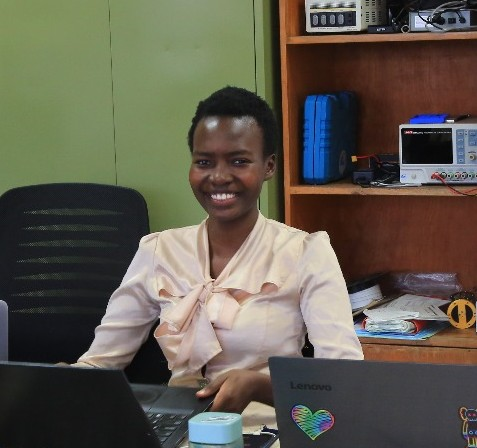
#> input picture Photos/RuthImage1.jpg, 477 x 448 px
$ python basics.py
#> lines starting #> are read from the running program, lines starting #| are printed output that depends on the picture; after the words box and inside, x2 and y2 are one past the last pixel; in counts of white or black regions, pixels touching at a corner belong together
# The most basic functions in opencv that are used with images
# Reading, displaying, resizing, cropping, converting to grayscale, blurring, edge cascade, dilating, eroding
import cv2 as cv

ruth = cv.imread('Photos/RuthImage1.jpg')
#> ruth is the input picture: shape (448, 477, 3); mean B, G, R 78.6, 90.9, 95.7
img = cv.imread('Photos/maasai.jpg')
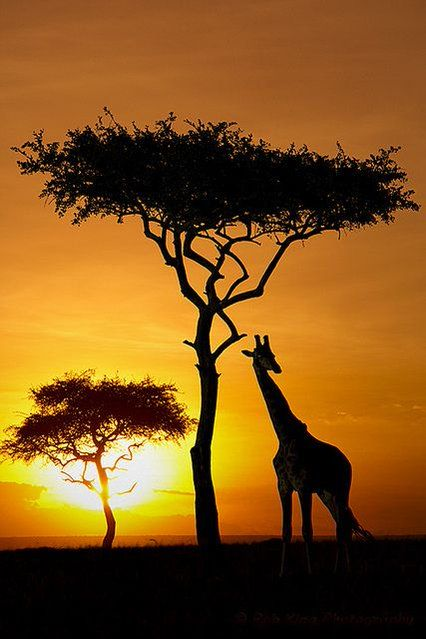
#> input picture Photos/maasai.jpg, 426 x 639 px
#> img is the input picture: shape (639, 426, 3); mean B, G, R 27.5, 84.3, 130.9

# cv.imshow('Ruth', ruth)
# cv.imshow('Cat', img)


def rescaleFrame(frame, scale=0.75):
#> called with scale = 1
    width = int(frame.shape[1] * scale)  # Rescale width
#> width = 426
    height = int(frame.shape[0]*scale)  # Rescale height
#> height = 639
    dimensions = (width, height)
#> dimensions = (426, 639)

    return cv.resize(frame, dimensions, interpolation=cv.INTER_AREA)


resized_image = rescaleFrame(img, scale=1)  # Rescales the image
cv.imshow("Rescaled Cat", resized_image)  # Displays the rescaled image

# 1. Converting to grayscale
gray = cv.cvtColor(resized_image, cv.COLOR_BGR2GRAY)
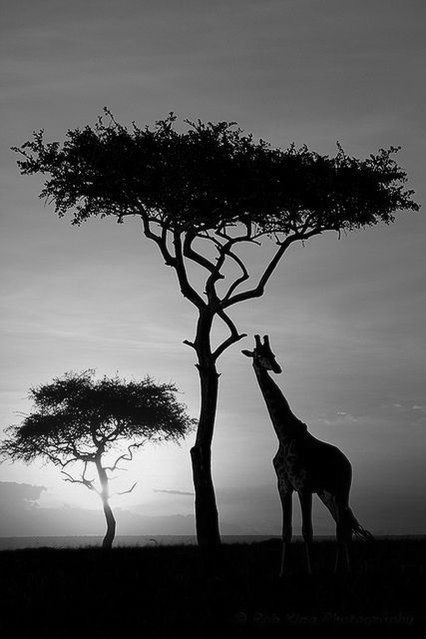
#> gray: shape (639, 426); min 0, max 254, mean 91.7
# gray1 = cv.cvtColor(ruth, cv.COLOR_BGR2GRAY)
# cv.imshow('Gray Ruth', gray1)
cv.imshow('Gray', gray)

# 2. Blur
# To increase the blur effect increase the kernal size. Must be odd numbers
blur = cv.GaussianBlur(resized_image, (7, 7), cv.BORDER_DEFAULT)
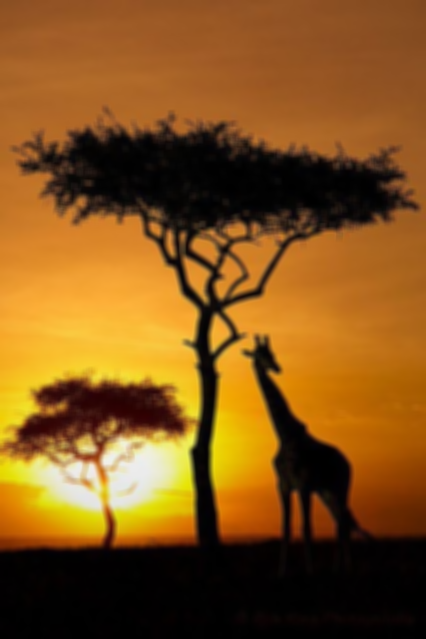
#> blur: shape (639, 426, 3); mean B, G, R 27.5, 84.3, 130.9
cv.imshow('Blur', blur)

# 3. Edge Cascade
# Lower the values the more edges you get
# canny = cv.Canny(resized_image, 150, 175)
# cv.imshow('Canny Edges', canny)
# To reduce the number of edges detected, blur the image first then do canny
canny = cv.Canny(blur, 125, 175)
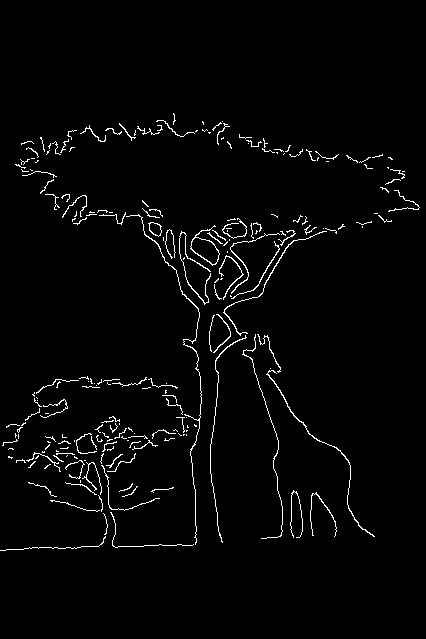
#> canny: shape (639, 426); 2.3% white in thin lines or dots, all inside (x1, y1, x2, y2) = (0, 113, 420, 551)
cv.imshow('Canny Edges', canny)

# 4. Dilating the image
dilated = cv.dilate(canny, (7, 7), iterations=3)
#> dilated: shape (639, 426); 6.1% white; 74 white regions (7 under 20 px), largest, box (x1, y1, x2, y2) and area: (210, 223, 337, 546) 1995, (62, 195, 202, 548) 1647, (100, 428, 194, 551) 1567
cv.imshow('Dilated', dilated)

# 5. Eroding the image
eroded = cv.erode(dilated, (7, 7), iterations=3)
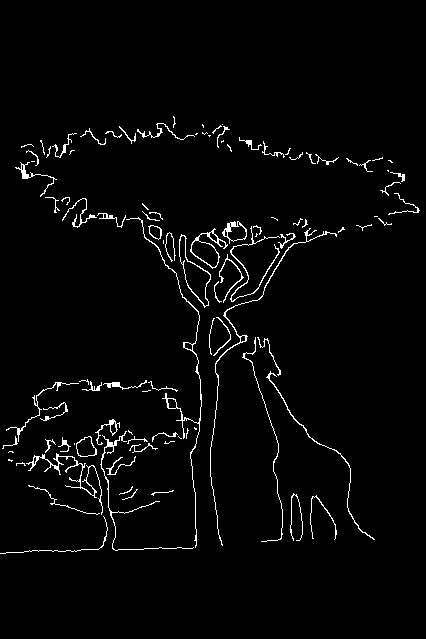
#> eroded: shape (639, 426); 2.6% white in thin lines or dots, all inside (x1, y1, x2, y2) = (0, 116, 420, 554)
cv.imshow('Eroded', eroded)

# 6. Resizing an image
resized = cv.resize(ruth, (500, 500), interpolation=cv.INTER_CUBIC)
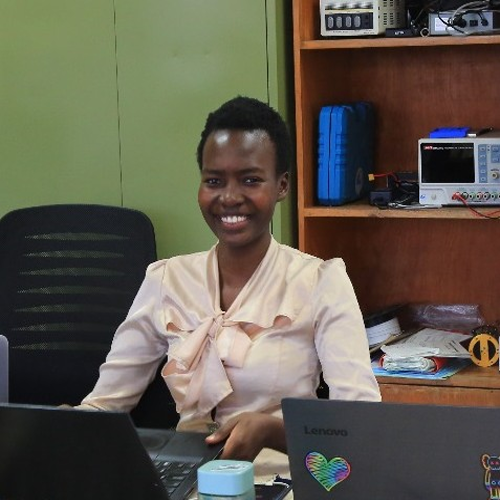
#> resized: shape (500, 500, 3); mean B, G, R 78.6, 90.9, 95.8
cv.imshow('Resized', resized)

# 7. Cropping an image
cropped = ruth[200:400, 300:400]    # Crops from y1:y2, x1:x2
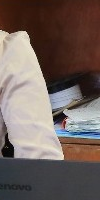
#> cropped: shape (200, 100, 3); mean B, G, R 93.6, 98.5, 112.2
cv.imshow('Cropped', cropped)

cv.waitKey(0)
cv.destroyAllWindows()
